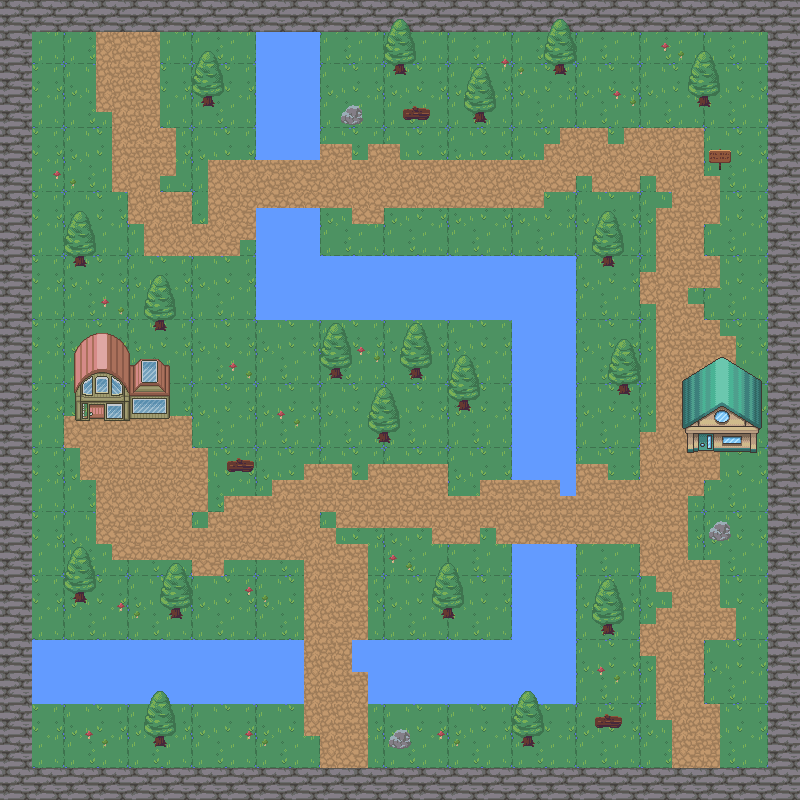

A 2D game scene composited from a Tiled map and its tileset images. What follows is a short description and the map's XML, with each tile layer's data collapsed to a summary:
An orthogonal 50x50 tile map with 16x16 px tiles, 6 tile layers (background, walls, water, path, ...), 2 tilesets and 44 objects (41x collision, player, enter_house1, enter_house1_exit).

<map version="1.10" tiledversion="1.11.0" orientation="orthogonal" renderorder="right-down" width="50" height="50" tilewidth="16" tileheight="16" infinite="0" nextlayerid="12" nextobjectid="54">
 <tileset firstgid="1" source="nature.tsx" />
 <tileset firstgid="721" source="house.tsx" />
 <layer id="1" name="background" width="50" height="50">
  <data>[2500 cells, 2500 non-empty, 16 distinct tile ids]</data>
 </layer>
 <layer id="2" name="walls" width="50" height="50">
  <data>[2500 cells, 384 non-empty, 4 distinct tile ids]</data>
 </layer>
 <layer id="5" name="water" width="50" height="50">
  <data>[2500 cells, 352 non-empty, 4 distinct tile ids]</data>
 </layer>
 <layer id="6" name="path" width="50" height="50">
  <data>[2500 cells, 531 non-empty, 4 distinct tile ids]</data>
 </layer>
 <layer id="10" name="decorations" width="50" height="50">
  <data>[2500 cells, 240 non-empty, 24 distinct tile ids]</data>
 </layer>
 <layer id="11" name="house" width="50" height="50">
  <data>[2500 cells, 91 non-empty, 91 distinct tile ids]</data>
 </layer>
 <objectgroup id="8" name="Objects">
  <object id="5" name="player" x="671.333" y="162.667">
   <point />
  </object>
  <object id="6" type="collision" x="0.666667" y="0.666667" width="799.333" height="30.6667" />
  <object id="7" type="collision" x="768" y="31.3333" width="32" height="768.667" />
  <object id="8" type="collision" x="0" y="768" width="767.333" height="32" />
  <object id="9" type="collision" x="0" y="32" width="30.6667" height="735.333" />
  <object id="11" type="collision" x="255.75" y="31.75" width="64.5" height="128" />
  <object id="12" type="collision" x="256" y="208" width="63.75" height="112" />
  <object id="13" type="collision" x="320" y="256.5" width="255.5" height="63" />
  <object id="14" type="collision" x="512" y="320.25" width="63.25" height="159.25" />
  <object id="15" type="collision" x="560.25" y="479.5" width="15.25" height="16.5" />
  <object id="16" type="collision" x="512" y="544.5" width="63.5" height="159" />
  <object id="17" type="collision" x="368.5" y="640.25" width="143" height="63.25" />
  <object id="18" type="collision" x="352" y="640.25" width="16.25" height="31.5" />
  <object id="19" type="collision" x="31.75" y="640.75" width="272" height="62.75" />
  <object id="21" type="collision" x="203" y="97" width="10.5" height="10.75" />
  <object id="22" type="collision" x="73.5" y="257" width="12.75" height="10.5" />
  <object id="23" type="collision" x="154.25" y="320.25" width="11.25" height="9.25" />
  <object id="24" type="collision" x="393" y="64" width="13.75" height="12" />
  <object id="25" type="collision" x="475" y="112.75" width="10.25" height="8.5" />
  <object id="26" type="collision" x="554.25" y="65" width="11.5" height="10" />
  <object id="27" type="collision" x="699.5" y="96.25" width="8.75" height="11.25" />
  <object id="28" type="collision" x="602.75" y="256.75" width="10.75" height="9" />
  <object id="29" type="collision" x="618.75" y="384" width="9.5" height="11.5" />
  <object id="30" type="collision" x="602.5" y="624" width="9.75" height="11.5" />
  <object id="31" type="collision" x="522.25" y="736.5" width="10.25" height="11" />
  <object id="32" type="collision" x="442" y="608.75" width="11.75" height="10" />
  <object id="33" type="collision" x="155" y="736.25" width="10.25" height="9" />
  <object id="34" type="collision" x="170.25" y="608.5" width="11.25" height="9.5" />
  <object id="35" type="collision" x="73.5" y="592" width="12" height="11.5" />
  <object id="36" type="collision" x="331.25" y="367.75" width="9.5" height="12" />
  <object id="37" type="collision" x="410.5" y="368" width="10.75" height="9.75" />
  <object id="38" type="collision" x="458.25" y="400" width="10.75" height="11.5" />
  <object id="39" type="collision" x="378.75" y="431.75" width="10.5" height="10.75" />
  <object id="40" type="collision" x="341.5" y="106.5" width="23" height="17.5" />
  <object id="41" type="collision" x="403.5" y="108.5" width="26" height="12" />
  <object id="42" type="collision" x="709.5" y="150" width="21.5" height="21.5" />
  <object id="43" type="collision" x="226.5" y="460" width="26.5" height="13.5" />
  <object id="44" type="collision" x="710" y="521" width="21.5" height="20.5" />
  <object id="45" type="collision" x="595.5" y="714" width="25" height="14" />
  <object id="46" type="collision" x="388.5" y="728.5" width="22" height="21" />
  <object id="47" type="collision" x="74.7273" y="384" width="95.6364" height="36.1818" />
  <object id="48" type="collision" x="686.182" y="407.636" width="71.4545" height="44.7273" />
  <object id="49" name="enter_house1" x="698.909" y="434.182" width="14.5455" height="24.5455" />
  <object id="53" name="enter_house1_exit" x="654.364" y="475.818">
   <point />
  </object>
 </objectgroup>
</map>
